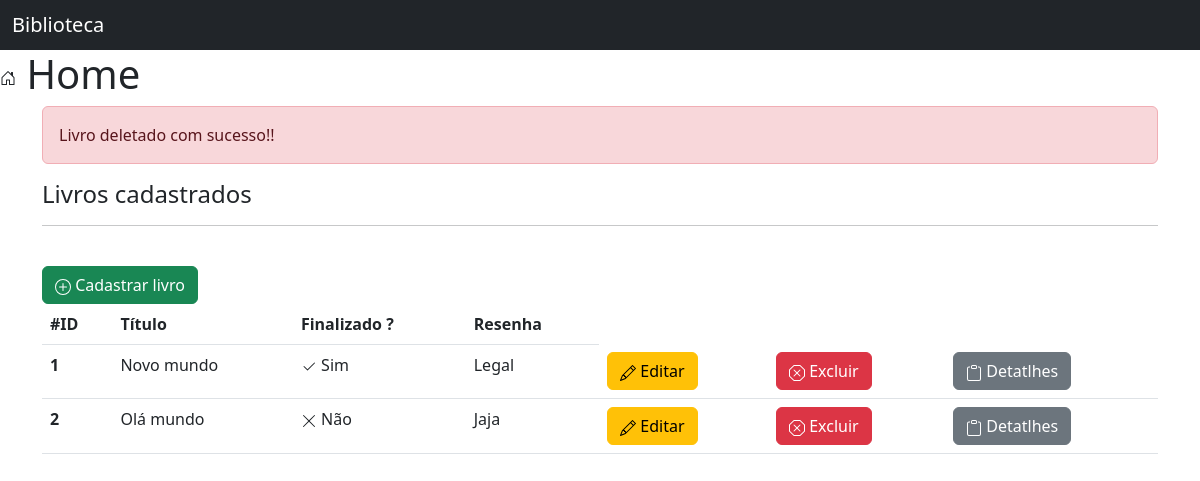
Before: /livros/home/?status=0 with the older database file.
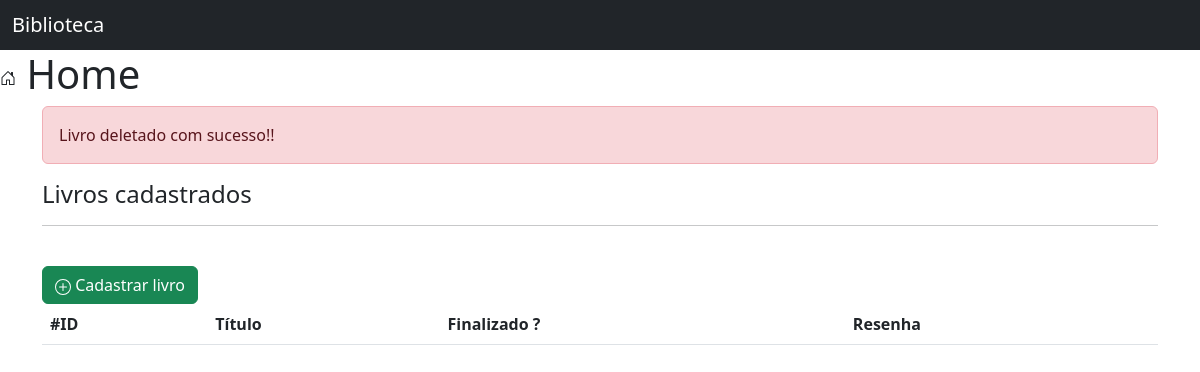
After: the same page with the newer database file.
### livros/models.py (models this page shows, shortened)
class Livro(models.Model):
    nome = models.CharField(max_length=60)
    finalizado = models.BooleanField(default=False)
    resenha = models.TextField(max_length=450)

### livros/views.py (the view)
# urls.py: 2. Add a URL to urlpatterns:  path('', views.home, name='home')
def home(request):
    livros = Livro.objects.all()
    status = request.GET.get('status')
    return render(request, 'home.html', {'livros':livros, 'status':status})

### livros/templates/home.html (shortened to what this page needs)
{% extends 'base.html' %}
{% load static %}
{% block 'conteudo' %}
    <h1> Home</h1>
    <div class="container">
      {% if status == '0' %}
      <div class="alert alert-danger" role="alert">
          Livro deletado com sucesso!!
      </div>
      {% endif %}
        <h4>Livros cadastrados</h4>
        <hr>
        <br>
        <a href=" {% url 'criar_livro' %} " class="btn btn-success"> Cadastrar livro</a>
        <table class="table">
            <thead>
                <tr>
                  <th scope="col">#ID</th>
                  <th scope="col">Título</th>
                  <th scope="col">Finalizado ?</th>
                  <th scope="col">Resenha</th>
                </tr>
              </thead>
            <tbody>
                {% for livro in livros %}
            <tr>
                <th scope="col">{{ livro.id }}</th>
                <td scope="col">{{ livro.nome }}</td>
                {% if livro.finalizado %}
                <td scope="col"><svg xmlns="http://www.w3.org/2000/svg" width="16" height="16" fill="currentColor" class="bi bi-check2" viewBox="0 0 16 16">
                    <path d="M13.854 3.646a.5.5 0 0 1 0 .708l-7 7a.5.5 0 0 1-.708 0l-3.5-3.5a.5.5 0 1 1 .708-.708L6.5 10.293l6.646-6.647a.5.5 0 0 1 .708 0z"/>
                  </svg> Sim</th>
                {% else %}
                <td scope="col"><svg xmlns="http://www.w3.org/2000/svg" width="16" height="16" fill="currentColor" class="bi bi-x-lg" viewBox="0 0 16 16">
                    <path d="M2.146 2.854a.5.5 0 1 1 .708-.708L8 7.293l5.146-5.147a.5.5 0 0 1 .708.708L8.707 8l5.147 5.146a.5.5 0 0 1-.708.708L8 8.707l-5.146 5.147a.5.5 0 0 1-.708-.708L7.293 8 2.146 2.854Z"/>
                  </svg> Não</td>
                {% endif %}
                <td scope="col">{{ livro.resenha }}</td>
                <td scope="col"><a href="{% url 'editar_livro' livro.id %}" class="btn btn-warning"> Editar</a></td>
                <td scope="col"><a href="{% url 'deletar_livro'  livro.id  1 %}"  class="btn btn-danger"> Excluir</a></td>
                <td scope="col"><a href="{% url 'detalhar_livro' livro.id %}" class="btn btn-secondary"> Detatlhes</a></td>
            </tr>
            </tbody>
              {% endfor %}
    </div>
{% endblock %}

Changed rows visible on the page:
removed Livro: id "1", nome "Novo mundo", finalizado True (drawn), resenha "Legal"
removed Livro: id "2", nome "Olá mundo", finalizado False (drawn), resenha "Jaja"
